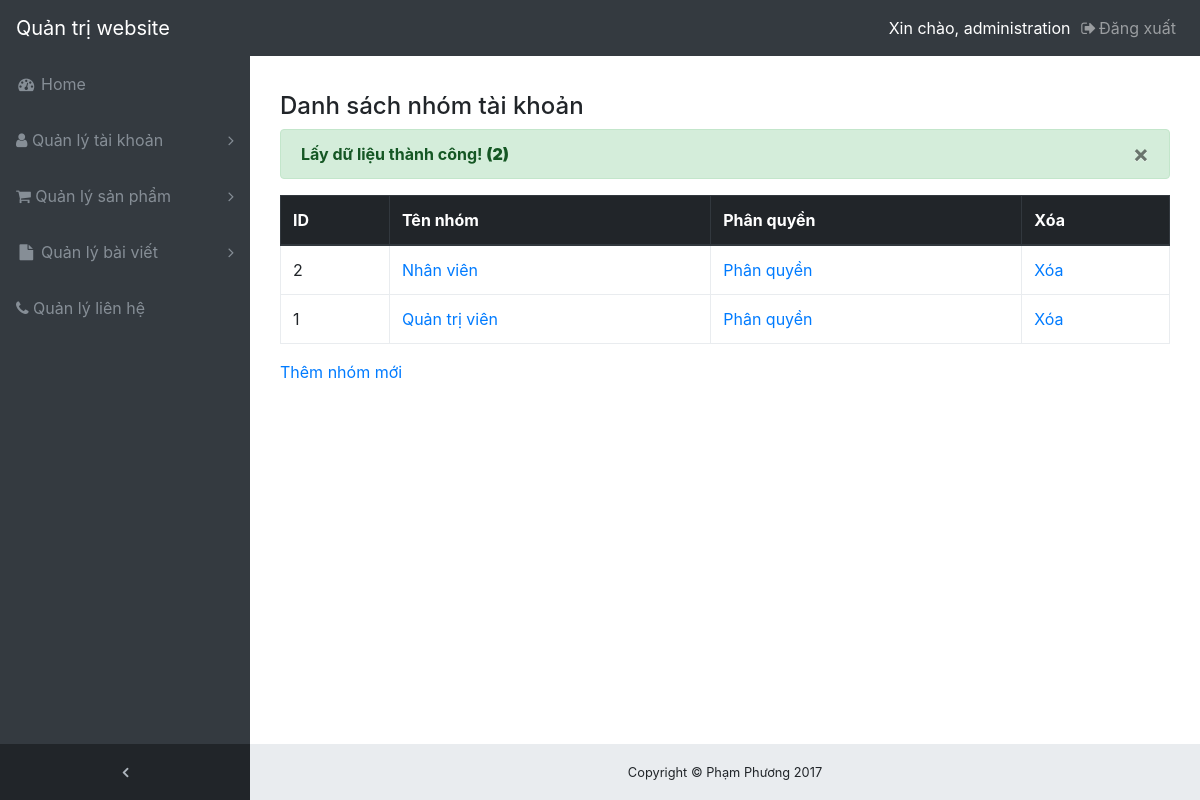
Page /index.php?controller=admin-group&action=list (signed in) on the committed database.
### tables this page shows
CREATE TABLE `nhomtaikhoan` (
  `id` int(11) NOT NULL,
  `ten_nhom` varchar(100) DEFAULT NULL
);

### Controller/AdminGroupController.php (called while the page is built, shortened)
<?php
require_once app_path . '/Model/AdminGroupModel.php';
function listAction()
{
    $dataView      = null;
    $total_records = countNhomTK();
    $total_pages = ceil($total_records / _admin_page_limit);
    $current_page = @intval($_GET['page']);
    if ($current_page < 1)
        $current_page = 1;
    $offset = ($current_page - 1) * _admin_page_limit;
    $list   = Select_list_nhom_tk($offset);
    if (is_array($list)) {
        $dataView['data']        = $list;
        $dataView['total_pages'] = $total_pages;
        $dataView['msg']         = 'Lấy dữ liệu thành công!';
    } else {
        $dataView['msg'] = $list;
    }
    renderView($dataView);
}

### Model/AdminGroupModel.php (called while the page is built, shortened)
<?php
function Select_list_nhom_tk($offset = 0)
{
    $limit = _admin_page_limit;
    $sql   = "SELECT * FROM nhomtaikhoan ORDER BY id DESC LIMIT $offset,$limit";
    $res   = mysqli_query($GLOBALS['conn'], $sql);
    $return_data = array();
    while ($row = mysqli_fetch_assoc($res)) {
        $return_data[] = $row;
    }
    return $return_data;
}

### View/admin-group/list.phtml (the view, shortened to what this page needs)
<div class="container-fluid">
    <h4 class="margin-top-20">Danh sách nhóm tài khoản</h4>
    <div class="alert alert-success alert-dismissable fade show">
        <button type="button" class="close" data-dismiss="alert">&times;</button>
        <?php
        if (!empty($data['msg'])) {
            $tong = count($data['data']);
            echo '<b>' . $data['msg'] . " <strong>($tong)</strong></b>";
        }
        ?>
    </div>
    <div class="table-responsive">
        <table class="table table-bordered table-hover">
            <thead class="thead-dark">
            <th>ID</th>
            <th>Tên nhóm</th>
            <th>Phân quyền</th>
            <th>Xóa</th>
            </thead>
            <?php
            foreach ($data['data'] as $row) {
                $link = '?controller=admin-group&action=edit&id=' . $row['id'];
                $link_delete = '?controller=admin-group&action=delete&id=' . $row['id'];
                $link_permission = '?controller=admin-group&action=edit-permission&id=' . $row['id'];
                echo '<tr><td>' . $row['id'] . '</td><td><a href="' . $link . '">' . $row['ten_nhom'] . '</a></td><td><a href="' . $link_permission . '">Phân quyền</a> </td><td><a href="' . $link_delete . '">Xóa</a> </td></tr>';
            }
            ?>
        </table>
    </div>
    <a href="?controller=admin-group&action=add">Thêm nhóm mới</a>
</div>

### public/backend/css/style.css (style rules this page uses)
.margin-top-20 { margin-top: 20px; }
body { margin: 0px; padding: 0px; }
a { color:#8cc63f; }

### public/backend/css/sb-admin.css (style rules this page uses)
html { position: relative; min-height: 100%; }
body { overflow-x: hidden; }
body.sticky-footer { margin-bottom: 56px; }
body.fixed-nav { padding-top: 56px; }

### rows in the picture
nhomtaikhoan: id "2", ten_nhom "Nhân viên"
nhomtaikhoan: id "1", ten_nhom "Quản trị viên"

### other values in the picture
$data['msg'] "Lấy dữ liệu thành công!"
$tong "2"
